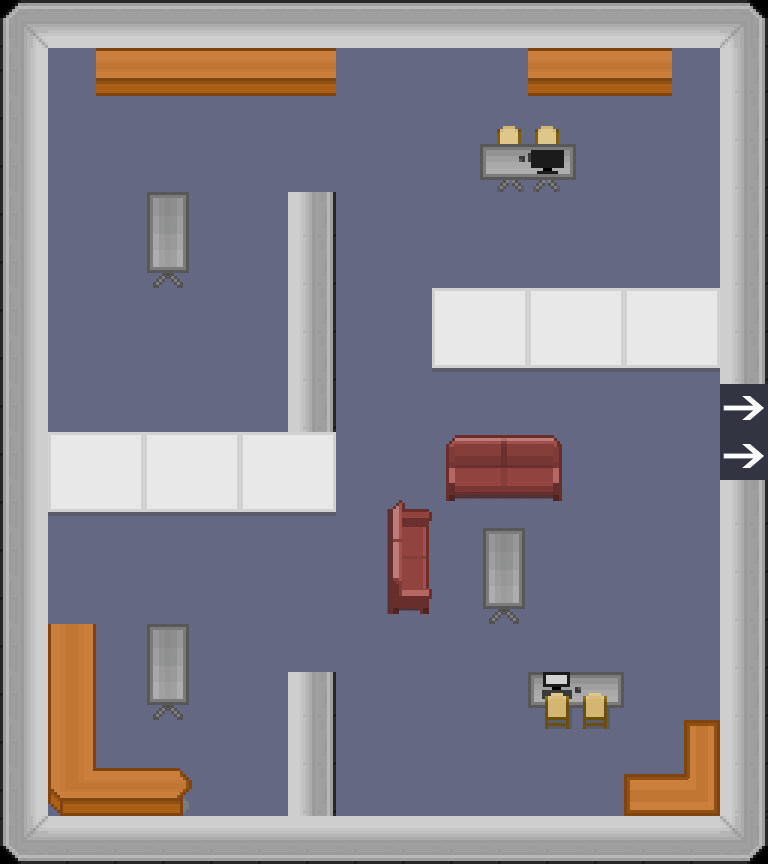

This game map was drawn from its Tiled (.tmx) file and the tilesets committed beside it. A one-line description and the trimmed map source follow:
An orthogonal 16x18 tile map with 48x48 px tiles, 4 tile layers (floor, floor 2, map-transition, mur).

<map version="1.0" orientation="orthogonal" width="16" height="18" tilewidth="48" tileheight="48">
 <tileset firstgid="1" name="tilesheet" tilewidth="48" tileheight="48">
  <image source="../img/tilesheet.png" width="960" height="1820" />
 </tileset>
 <layer name="floor" width="16" height="18">
  <data>[288 cells, 226 non-empty, 1 distinct tile ids]</data>
 </layer>
 <layer name="floor 2" width="16" height="18">
  <data>[288 cells, 18 non-empty, 8 distinct tile ids]</data>
 </layer>
 <layer name="map-transition" width="16" height="18">
  <data>[288 cells, 2 non-empty, 1 distinct tile ids]</data>
 </layer>
 <layer name="mur" width="16" height="18">
  <data>[288 cells, 116 non-empty, 31 distinct tile ids]</data>
 </layer>
</map>